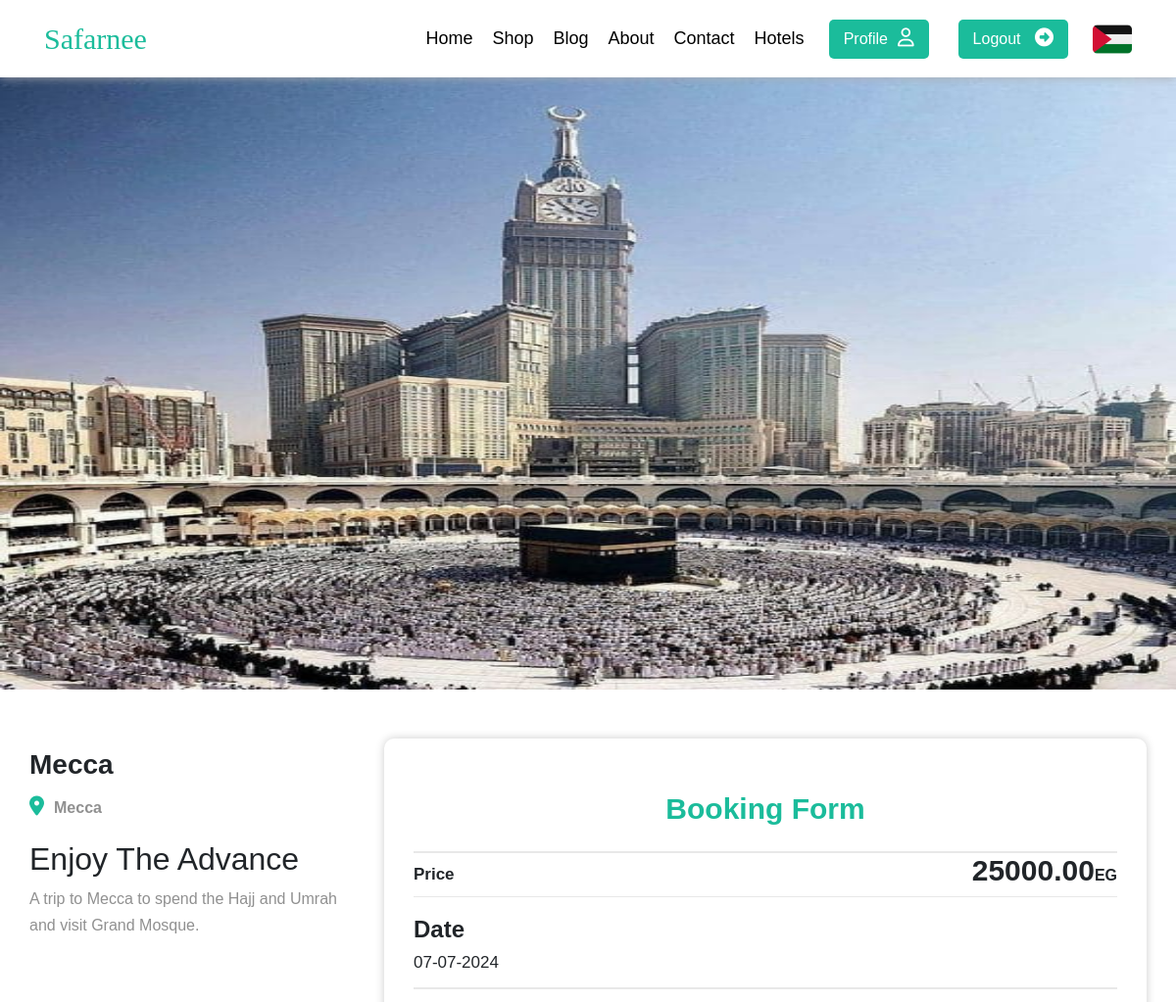
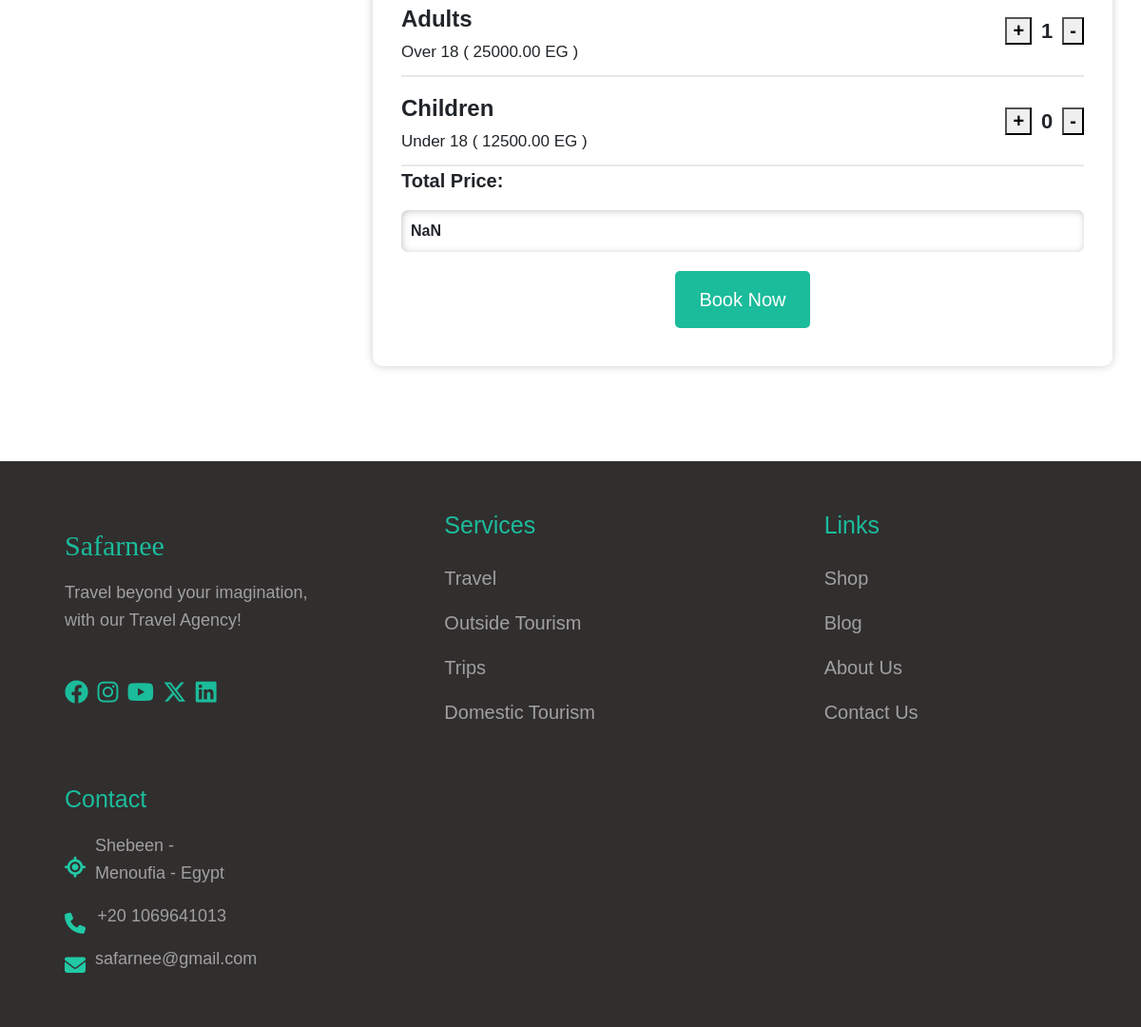
The app's page /detail/mecca (signed in) with its own data (2 pictures, top to bottom).
### home/models.py (models this page shows, shortened)
class Place(models.Model):
    city = models.CharField(max_length=30)
    continent = models.CharField(max_length=30,choices=continent)
    country = models.CharField(max_length=30)
    image = models.ImageField(upload_to=image_upload)
    description = models.TextField()
    price = models.DecimalField(max_digits=8, decimal_places=2)
    discount=models.DecimalField(max_digits=8, decimal_places=2)
    period=models.CharField(max_length=30,choices=period)
    duration=models.IntegerField(null=True,blank=True)
    source=models.CharField( max_length=50,choices=source)
    date=models.DateField(auto_now=False, auto_now_add=False)
    flight_class=models.CharField(max_length=50,choices=flight_class)
    slug=models.SlugField(blank=True,null=True)
    def half_price(self):
        return self.price / 2

### home/views.py (the view)
# urls.py: path('detail/<str:slug>',views.home_detail,name='detail'),
@login_required
def home_detail(request,slug):
    places_detail = Place.objects.get(slug=slug)
    return render(request,'home/detail.html',{'place':places_detail})

### home/templates/home/detail.html (shortened to what this page needs)
{% extends 'base.html' %}
{% load static %}
{% block add %}
<link rel="stylesheet" href="{% static 'CSS/details.css' %}">
{% endblock add %}
{% block content %}
<div class="package">
  <img src="{{place.image.url}}" alt="" />
  <div class="container">
      <div class="details">
          <h3>{{ place.city }}</h3>
          <span>{{ place.city }}</span>
          <h2>Enjoy The Advance</h2>
          <p>{{ place.description }}</p>
      </div>
      <div class="forms">
          <div class="select">
              <button id="bookForm" class="active" onclick="bookFun()">Booking Form</button>
          </div>
          <div class="prices">
              <div>
                  <span>Price</span>
              </div>
              <div>
                  <h3>{{ place.price }}</h3>
              </div>
          </div>
          <div id="formBook" class="show">
              <div class="date">
                  <h4>Date</h4>
                  <span>{{ place.date|date:"d-m-Y" }}</span>
              </div>
              <div class="adults">
                  <div class="adult">
                      <h4>Adults</h4>
                      <span>Over 18 ( {{ place.price }} EG )</span>
                  </div>
                  <div class="count">
                      <button type="button" onclick="increaseAdult()">+</button>
                      <span class="num" id="displayAdult">1</span>
                      <button type="button" onclick="decreaseAdult()">-</button>
                  </div>
              </div>
              <div class="child">
                  <div class="children">
                      <h4>Children</h4>
                      <span>Under 18 ( {{ place.half_price }} EG )</span>
                  </div>
                  <div class="count">
                      <button type="button" onclick="increaseChild()">+</button>
                      <span class="num" id="displayChild">0</span>
                      <button type="button" onclick="decreaseChild()">-</button>
                  </div>
              </div>
              <p>Total Price:</p>
              <div class="totalPrice">0</div>
              {% if user.is_authenticated %}
              <form method="POST" action="{% url 'product_page' %}">
                  <button class="btn btn-primary btn-lg btn-block" type="submit">Book now</button>
              </form>
              {% else %}
              <a href="{% url 'login' %}?next={% url 'home_detail' slug=place.slug %}" class="btn btn-primary btn-lg btn-block">Login to Book</a>
              {% endif %}
          </div>
      </div>
  </div>
</div>
{% endblock content %}

### static/CSS/style.css (style rules this page uses)
:root { --main-color: #1bbc9b; --secondary-color: #22c9a5; --section-background: #f2f2f2; --color-333: #333; --co-inputFiled: #eaffffa1; --co-titleForm: #467894; --color-116: rgb(116, 116, 116); --clr909090: #909090; --clr-e8e8e8: #e8e8e8; --font-fam: Lucida; --main-transition: 0.3s; --mr-100: 100px; --pa-100: 100px; --br-10: 10px; --br-7: 7px; --br-5: 5px; --pd: 12px 0px; --fs: 17px; }
* { -webkit-box-sizing: border-box; -moz-box-sizing: border-box; box-sizing: border-box; }
body { font-family: "Cairo", sans-serif; }
html { scroll-behavior: smooth; }
.container { padding-left: 15px; padding-right: 15px; margin-left: auto; margin-right: auto; }
@media (min-width: 768px) { .container { width: 750px; } }
@media (min-width: 992px) { .container { width: 970px; } }
@media (min-width: 1200px) { .container { width: 1170px; } }
.btn { background-color: var(--main-color); color: white; padding: 8px 15px; cursor: pointer; border: none; user-select: none; border-radius: var(--br-5); transition: var(--main-transition); }

### records on screen
Place: image (picture), city "Mecca", description "A trip to Mecca to spend the Hajj and Umrah and visit Grand Mosque.", price "25000.00", date "07-07-2024", half_price "12500.00"
